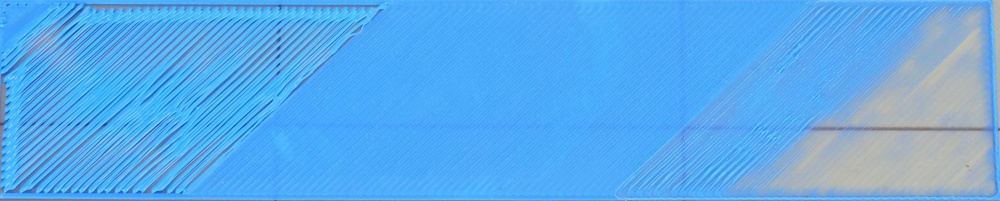
#> input picture image_analysis/blob.jpg, 1000 x 201 px, shrunk from 1691 x 340 before the run
$ python blobtest.py   (older library calls are emulated)
#> lines starting #> are read from the running program, lines starting #| are printed output that depends on the picture
# Standard imports
import cv2
import numpy as np;

# Read image
im = cv2.imread("blob.jpg", cv2.IMREAD_GRAYSCALE)
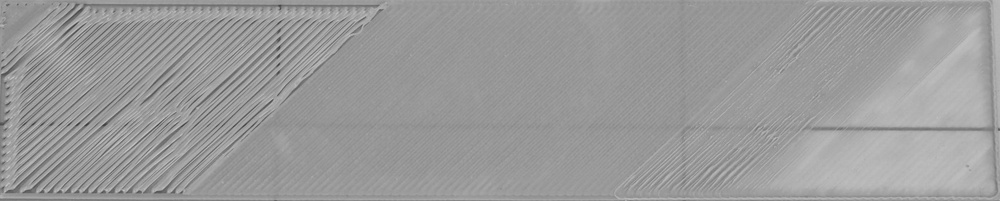
#> im: shape (201, 1000); min 60, max 198, mean 154.3

# Set up the detector with default parameters.
detector = cv2.SimpleBlobDetector()

# Detect blobs.
print("ok")
keypoints = detector.detect(im)
#> keypoints = ()
print("ka")
cv2.imshow("Im", im)
cv2.waitKey(0)
